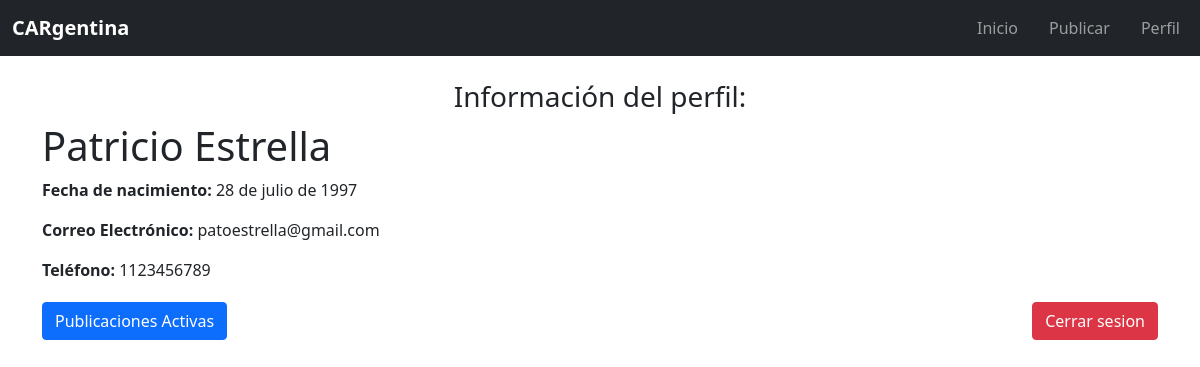
Screenshot of /mercado/perfil/ (signed in) with the database file from the repository.
### usuarios/models.py (models this page shows, shortened)
class Usuario(AbstractUser):
    username = None
    email = models.EmailField(unique=True)
    telefono = models.CharField(max_length=15, blank=True, null=True)
    fecha_nacimiento = models.DateField(blank=True, null=True, verbose_name="Fecha de Nacimiento")
    groups = models.ManyToManyField(
        'auth.Group',
        related_name='custom_user_set',
        blank=True,
        help_text=('The groups this user belongs to. A user will get all permissions '
                   'granted to each of their groups.'),
        related_query_name='user',
    )
    user_permissions = models.ManyToManyField(
        'auth.Permission',
        related_name='custom_user_set',
        blank=True,
        help_text='Specific permissions for this user.',
        related_query_name='user',
    )
    USERNAME_FIELD = 'email'
    REQUIRED_FIELDS = ['first_name', 'last_name']

### mercado/views.py (the view)
# urls.py: path('perfil/', views.perfil, name='perfil'),
def perfil(request):
    if request.user.is_authenticated:
        return render(request, 'barra/perfil.html', {'usuario': request.user})
    else:
        return render(request, 'usuarios/usuarios.html')

### mercado/templates/barra/perfil.html (shortened to what this page needs)
{% extends "mercado/base_mercado.html" %}
{% block content %}
<h3 class="text-center">Información del perfil:</h3>
<div class="perfil">
    <div>
        <h1 class="card-title">{{ usuario.first_name }} {{ usuario.last_name }}</h1>
        <p class="card-text"><strong>Fecha de nacimiento:</strong> {{ usuario.fecha_nacimiento}}</p>
        <p class="card-text"><strong>Correo Electrónico:</strong> {{ usuario.email }}</p>
        <p class="card-text"><strong>Teléfono:</strong> {{ usuario.telefono }}</p>
        <div class="botones">
            <a href="{% url 'mercado:publicaciones_usuario' %}" class="btn btn-primary">Publicaciones Activas</a>
            <a href="{% url 'usuarios:logout' %}" class="btn btn-danger">Cerrar sesion</a>
        </div>
    </div>
</div>
{% endblock %}

### mercado/templates/barra/perfil.html (style rules this page uses)
.perfil { width: 100%; max-width: 1200px; margin-bottom: 20px; }
.botones { margin-top: 20px; display: flex; justify-content: space-between; }

### rows the page displays
Usuario: first_name "Patricio", last_name "Estrella", fecha_nacimiento "28 de julio de 1997", email "patoestrella@gmail.com", telefono "1123456789"
